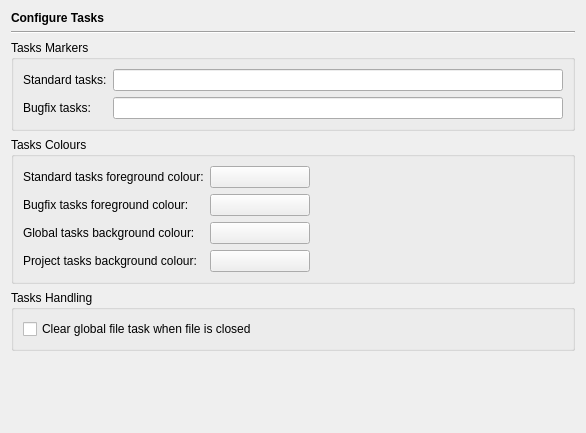
<?xml version="1.0" encoding="UTF-8"?>
<ui version="4.0">
 <class>TasksPage</class>
 <widget class="QWidget" name="TasksPage">
  <property name="geometry">
   <rect>
    <x>0</x>
    <y>0</y>
    <width>586</width>
    <height>433</height>
   </rect>
  </property>
  <layout class="QVBoxLayout" name="verticalLayout">
   <item>
    <widget class="QLabel" name="headerLabel">
     <property name="text">
      <string>&lt;b&gt;Configure Tasks&lt;/b&gt;</string>
     </property>
    </widget>
   </item>
   <item>
    <widget class="Line" name="line11_2_2_2">
     <property name="frameShape">
      <enum>QFrame::HLine</enum>
     </property>
     <property name="frameShadow">
      <enum>QFrame::Sunken</enum>
     </property>
     <property name="orientation">
      <enum>Qt::Horizontal</enum>
     </property>
    </widget>
   </item>
   <item>
    <widget class="QGroupBox" name="groupBox">
     <property name="title">
      <string>Tasks Markers</string>
     </property>
     <layout class="QGridLayout">
      <item row="0" column="1">
       <widget class="QLineEdit" name="tasksMarkerEdit">
        <property name="toolTip">
         <string>Enter the tasks markers separated by a space character.</string>
        </property>
       </widget>
      </item>
      <item row="0" column="0">
       <widget class="QLabel" name="textLabel4_3">
        <property name="text">
         <string>Standard tasks:</string>
        </property>
       </widget>
      </item>
      <item row="1" column="1">
       <widget class="QLineEdit" name="tasksMarkerBugfixEdit">
        <property name="toolTip">
         <string>Enter the tasks markers separated by a space character.</string>
        </property>
        <property name="text">
         <string/>
        </property>
       </widget>
      </item>
      <item row="1" column="0">
       <widget class="QLabel" name="textLabel5_3">
        <property name="text">
         <string>Bugfix tasks:</string>
        </property>
       </widget>
      </item>
     </layout>
    </widget>
   </item>
   <item>
    <widget class="QGroupBox" name="groupBox_2">
     <property name="title">
      <string>Tasks Colours</string>
     </property>
     <layout class="QGridLayout">
      <item row="3" column="1">
       <widget class="QPushButton" name="tasksProjectBgColourButton">
        <property name="minimumSize">
         <size>
          <width>100</width>
          <height>0</height>
         </size>
        </property>
        <property name="toolTip">
         <string>Select the background colour for project tasks.</string>
        </property>
        <property name="text">
         <string/>
        </property>
       </widget>
      </item>
      <item row="2" column="1">
       <widget class="QPushButton" name="tasksBgColourButton">
        <property name="minimumSize">
         <size>
          <width>100</width>
          <height>0</height>
         </size>
        </property>
        <property name="toolTip">
         <string>Select the background colour for global tasks.</string>
        </property>
        <property name="text">
         <string/>
        </property>
       </widget>
      </item>
      <item row="1" column="1">
       <widget class="QPushButton" name="tasksBugfixColourButton">
        <property name="minimumSize">
         <size>
          <width>100</width>
          <height>0</height>
         </size>
        </property>
        <property name="toolTip">
         <string>Select the colour for bugfix tasks.</string>
        </property>
        <property name="text">
         <string/>
        </property>
       </widget>
      </item>
      <item row="0" column="1">
       <widget class="QPushButton" name="tasksColourButton">
        <property name="minimumSize">
         <size>
          <width>100</width>
          <height>0</height>
         </size>
        </property>
        <property name="toolTip">
         <string>Select the colour for standard tasks.</string>
        </property>
        <property name="text">
         <string/>
        </property>
       </widget>
      </item>
      <item row="1" column="0">
       <widget class="QLabel" name="textLabel2_8">
        <property name="text">
         <string>Bugfix tasks foreground colour:</string>
        </property>
       </widget>
      </item>
      <item row="2" column="0">
       <widget class="QLabel" name="textLabel6_3">
        <property name="text">
         <string>Global tasks background colour:</string>
        </property>
       </widget>
      </item>
      <item row="3" column="0">
       <widget class="QLabel" name="textLabel3_4">
        <property name="text">
         <string>Project tasks background colour:</string>
        </property>
       </widget>
      </item>
      <item row="0" column="0">
       <widget class="QLabel" name="textLabel1_3">
        <property name="text">
         <string>Standard tasks foreground colour:</string>
        </property>
       </widget>
      </item>
      <item row="1" column="2">
       <spacer>
        <property name="orientation">
         <enum>Qt::Horizontal</enum>
        </property>
        <property name="sizeHint" stdset="0">
         <size>
          <width>40</width>
          <height>20</height>
         </size>
        </property>
       </spacer>
      </item>
     </layout>
    </widget>
   </item>
   <item>
    <widget class="QGroupBox" name="groupBox_3">
     <property name="title">
      <string>Tasks Handling</string>
     </property>
     <layout class="QHBoxLayout" name="horizontalLayout">
      <item>
       <widget class="QCheckBox" name="clearCheckBox">
        <property name="toolTip">
         <string>Select to clear global file tasks when the file is closed</string>
        </property>
        <property name="text">
         <string>Clear global file task when file is closed</string>
        </property>
       </widget>
      </item>
     </layout>
    </widget>
   </item>
   <item>
    <spacer>
     <property name="orientation">
      <enum>Qt::Vertical</enum>
     </property>
     <property name="sizeHint" stdset="0">
      <size>
       <width>20</width>
       <height>40</height>
      </size>
     </property>
    </spacer>
   </item>
  </layout>
 </widget>
 <tabstops>
  <tabstop>tasksMarkerEdit</tabstop>
  <tabstop>tasksMarkerBugfixEdit</tabstop>
  <tabstop>tasksColourButton</tabstop>
  <tabstop>tasksBugfixColourButton</tabstop>
  <tabstop>tasksBgColourButton</tabstop>
  <tabstop>tasksProjectBgColourButton</tabstop>
 </tabstops>
 <resources/>
 <connections/>
</ui>
